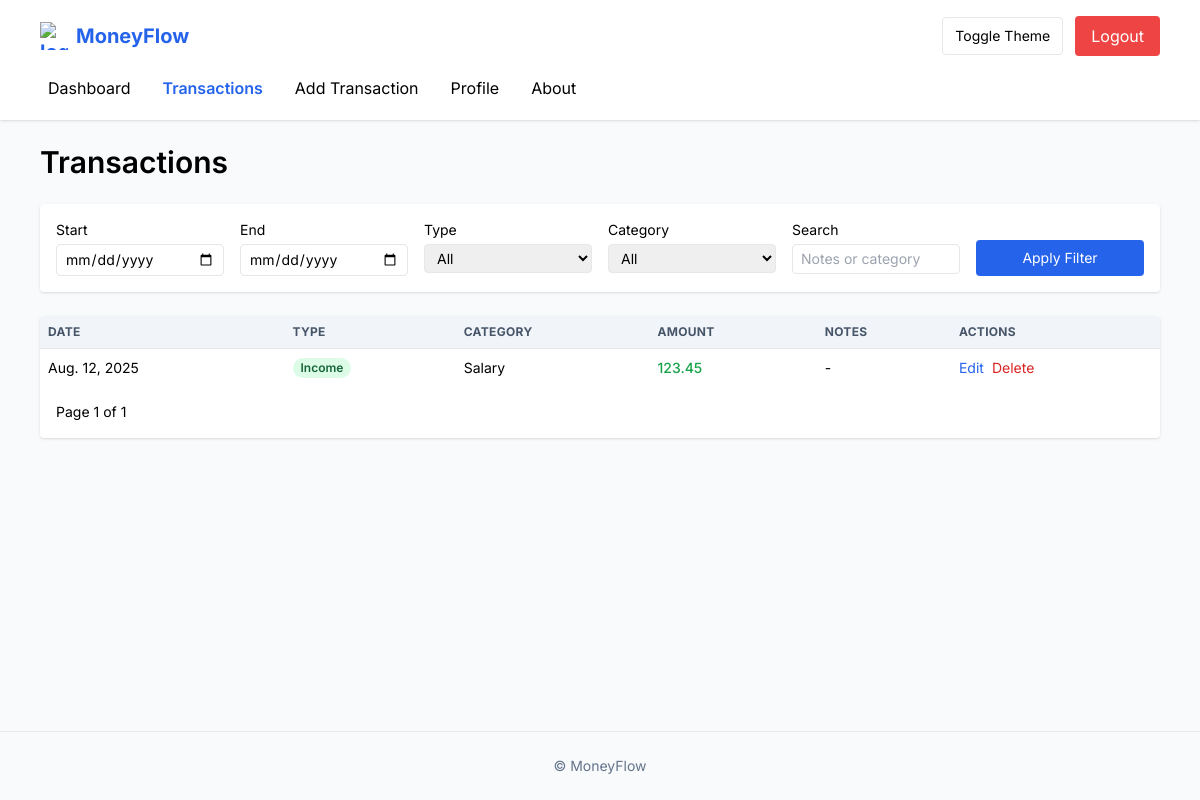
Page /transactions/ (signed in) on the committed database.
### core/models.py (models this page shows, shortened)
class Transaction(models.Model):
	INCOME = 'income'
	EXPENSE = 'expense'
	TYPE_CHOICES = [
		(INCOME, 'Income'),
		(EXPENSE, 'Expense'),
	]
	user = models.ForeignKey(User, on_delete=models.CASCADE, related_name='transactions')
	type = models.CharField(max_length=7, choices=TYPE_CHOICES)
	category = models.ForeignKey(Category, on_delete=models.SET_NULL, null=True, blank=True, related_name='transactions')
	amount = models.DecimalField(max_digits=12, decimal_places=2)
	date = models.DateField()
	notes = models.TextField(blank=True)
	created_at = models.DateTimeField(auto_now_add=True)
	updated_at = models.DateTimeField(auto_now=True)
	class Meta:
		ordering = ['-date', '-id']

class Category(models.Model):
	name = models.CharField(max_length=50)
	user = models.ForeignKey(User, on_delete=models.CASCADE, related_name='categories', null=True, blank=True)
	is_default = models.BooleanField(default=False)
	class Meta:
		unique_together = ('name', 'user')
		ordering = ['name']
	def __str__(self):
		return self.name

### core/views.py (the view)
# urls.py: path('transactions/', core_views.transaction_list, name='transaction_list'),
@login_required
def transaction_list(request):
	qs = Transaction.objects.filter(user=request.user)
	type_f = request.GET.get('type')
	category_f = request.GET.get('category')
	start = request.GET.get('start')
	end = request.GET.get('end')
	q = request.GET.get('q')
	if type_f in [Transaction.INCOME, Transaction.EXPENSE]:
		qs = qs.filter(type=type_f)
	if category_f:
		qs = qs.filter(category__id=category_f)
	if start:
		qs = qs.filter(date__gte=start)
	if end:
		qs = qs.filter(date__lte=end)
	if q:
		qs = qs.filter(Q(notes__icontains=q) | Q(category__name__icontains=q))
	paginator = Paginator(qs.order_by('-date', '-id'), getattr(settings, 'PAGINATION_PAGE_SIZE', 10))
	page_number = request.GET.get('page')
	page_obj = paginator.get_page(page_number)
	categories = Category.objects.filter(Q(user=request.user) | Q(is_default=True)).order_by('name').distinct()
	return render(request, 'core/transaction_list.html', {
		'page_obj': page_obj,
		'categories': categories,
		'filters': {
			'type': type_f or '',
			'category': category_f or '',
			'start': start or '',
			'end': end or '',
			'q': q or '',
		}
	})

### core/context_processors.py (called while the page is built)
def theme(request):
    return {
        'theme': request.session.get('theme', 'light')
    }

### templates/core/transaction_list.html (shortened to what this page needs)
{% extends 'base.html' %}
{% block content %}
<h1 class="text-3xl font-semibold mb-6">Transactions</h1>
<form method="get" class="grid md:grid-cols-6 gap-4 bg-white dark:bg-slate-800 p-4 rounded shadow mb-6 text-sm">
  <div>
    <label class="block mb-1">Start</label>
    <input type="date" name="start" value="{{ filters.start }}" class="w-full px-2 py-1 border rounded dark:bg-slate-700 dark:border-slate-600">
  </div>
  <div>
    <label class="block mb-1">End</label>
    <input type="date" name="end" value="{{ filters.end }}" class="w-full px-2 py-1 border rounded dark:bg-slate-700 dark:border-slate-600">
  </div>
  <div>
    <label class="block mb-1">Type</label>
    <select name="type" class="w-full px-2 py-1 border rounded dark:bg-slate-700 dark:border-slate-600">
      <option value="" {% if not filters.type %}selected{% endif %}>All</option>
    </select>
  </div>
  <div>
    <label class="block mb-1">Category</label>
    <select name="category" class="w-full px-2 py-1 border rounded dark:bg-slate-700 dark:border-slate-600">
      <option value="">All</option>
    </select>
  </div>
  <div>
    <label class="block mb-1">Search</label>
    <input type="text" name="q" value="{{ filters.q }}" placeholder="Notes or category" class="w-full px-2 py-1 border rounded dark:bg-slate-700 dark:border-slate-600">
  </div>
  <div class="flex items-end"><button class="w-full bg-primary text-white py-2 rounded hover:bg-blue-600">Apply Filter</button></div>
</form>
<div class="bg-white dark:bg-slate-800 rounded shadow overflow-hidden">
  <table class="w-full text-sm">
  <thead><tr class="bg-slate-100 dark:bg-slate-700 text-left text-xs uppercase tracking-wide text-slate-600 dark:text-slate-300"><th class="p-2">Date</th><th class="p-2">Type</th><th class="p-2">Category</th><th class="p-2">Amount</th><th class="p-2">Notes</th><th class="p-2">Actions</th></tr></thead>
    <tbody>
      {% for t in page_obj %}
      <tr class="border-t dark:border-slate-700">
        <td class="p-2">{{ t.date }}</td>
  <td class="p-2">{% if t.type == 'income' %}<span class="badge badge-income">Income</span>{% else %}<span class="badge badge-expense">Expense</span>{% endif %}</td>
        <td class="p-2">{{ t.category }}</td>
        <td class="p-2 font-medium {% if t.type == 'income' %}text-green-600{% else %}text-red-600{% endif %}">{{ t.amount }}</td>
        <td class="p-2 truncate max-w-xs">{{ t.notes|default:'-' }}</td>
        <td class="p-2 space-x-2"><a href="/transactions/{{ t.id }}/edit/" class="text-blue-600">Edit</a><a href="/transactions/{{ t.id }}/delete/" class="text-red-600">Delete</a></td>
      </tr>
      {% empty %}
      <tr><td colspan="6" class="p-4 text-center text-slate-500">No transactions found.</td></tr>
      {% endfor %}
    </tbody>
  </table>
  <div class="p-4 flex justify-between items-center text-sm">
    <div>Page {{ page_obj.number }} of {{ page_obj.paginator.num_pages }}</div>
  </div>
</div>
{% endblock %}

### templates/base.html (style rules this page uses)
body { font-family:'Inter',sans-serif; }
.badge { display:inline-block;padding:0 .5rem;font-size:.75rem;line-height:1.25rem;font-weight:600;border-radius:9999px }
.badge-income { background:#dcfce7;color:#166534 }

### rows in the picture
Transaction: date "Aug. 12, 2025", type "Income", category "Salary", amount "123.45", notes "-"

### other values in the picture
{{ page_obj.number }} "1"
{{ page_obj.paginator.num_pages }} "1"
